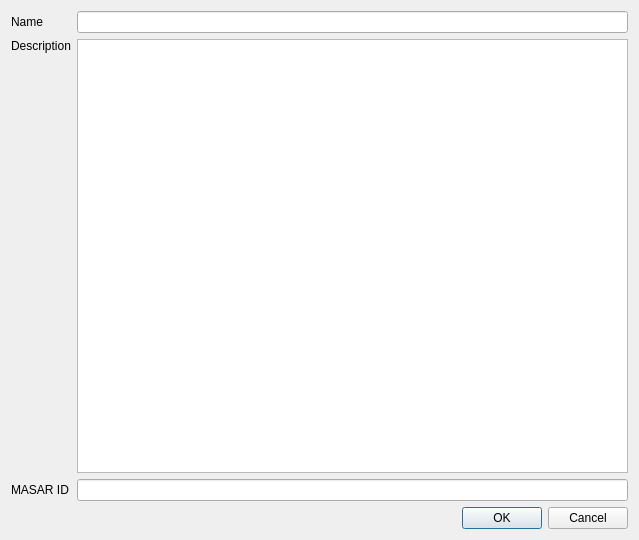
<?xml version="1.0" encoding="UTF-8"?>
<ui version="4.0">
 <class>Dialog</class>
 <widget class="QDialog" name="Dialog">
  <property name="geometry">
   <rect>
    <x>0</x>
    <y>0</y>
    <width>639</width>
    <height>540</height>
   </rect>
  </property>
  <property name="windowTitle">
   <string>Save Configuration File</string>
  </property>
  <layout class="QGridLayout" name="gridLayout_2">
   <item row="0" column="0">
    <layout class="QGridLayout" name="gridLayout">
     <item row="0" column="0">
      <widget class="QLabel" name="label">
       <property name="text">
        <string>Name</string>
       </property>
      </widget>
     </item>
     <item row="0" column="1">
      <widget class="QLineEdit" name="lineEdit_name"/>
     </item>
     <item row="1" column="0">
      <widget class="QLabel" name="label_2">
       <property name="text">
        <string>Description</string>
       </property>
      </widget>
     </item>
     <item row="1" column="1" rowspan="2">
      <widget class="QPlainTextEdit" name="plainTextEdit_description"/>
     </item>
     <item row="2" column="0">
      <spacer name="verticalSpacer">
       <property name="orientation">
        <enum>Qt::Vertical</enum>
       </property>
       <property name="sizeHint" stdset="0">
        <size>
         <width>20</width>
         <height>40</height>
        </size>
       </property>
      </spacer>
     </item>
     <item row="3" column="0">
      <widget class="QLabel" name="label_3">
       <property name="text">
        <string>MASAR ID</string>
       </property>
      </widget>
     </item>
     <item row="3" column="1">
      <widget class="QLineEdit" name="lineEdit_masar_id"/>
     </item>
    </layout>
   </item>
   <item row="1" column="0">
    <widget class="QDialogButtonBox" name="buttonBox">
     <property name="orientation">
      <enum>Qt::Horizontal</enum>
     </property>
     <property name="standardButtons">
      <set>QDialogButtonBox::Cancel|QDialogButtonBox::Ok</set>
     </property>
    </widget>
   </item>
  </layout>
 </widget>
 <resources/>
 <connections>
  <connection>
   <sender>buttonBox</sender>
   <signal>accepted()</signal>
   <receiver>Dialog</receiver>
   <slot>accept()</slot>
   <hints>
    <hint type="sourcelabel">
     <x>248</x>
     <y>254</y>
    </hint>
    <hint type="destinationlabel">
     <x>157</x>
     <y>274</y>
    </hint>
   </hints>
  </connection>
  <connection>
   <sender>buttonBox</sender>
   <signal>rejected()</signal>
   <receiver>Dialog</receiver>
   <slot>reject()</slot>
   <hints>
    <hint type="sourcelabel">
     <x>316</x>
     <y>260</y>
    </hint>
    <hint type="destinationlabel">
     <x>286</x>
     <y>274</y>
    </hint>
   </hints>
  </connection>
 </connections>
</ui>
